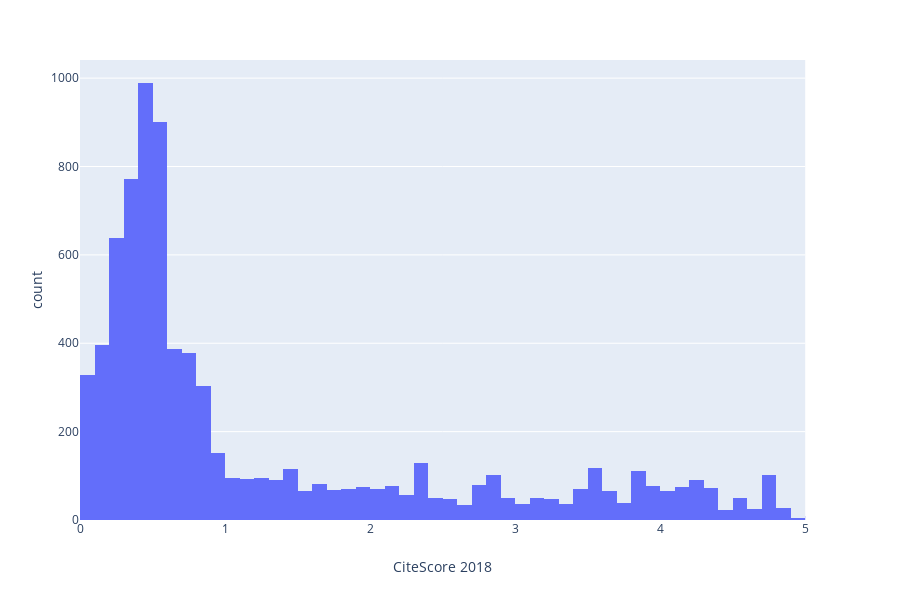

Notebook code for this chart:
### Code cell
fig = px.histogram(df_useful, x="CiteScore 2018")
fig.update_xaxes(range=[0, 5])
fig.show()

### Figure 1 — Plotly figure (JSON) as saved in the notebook; plotly's stock layout.template omitted (floating-point values rounded to 4 significant figures; data arrays with more than 128 entries replaced by an {"elided": "..."} marker saying what was removed)
{"data": [{"alignmentgroup": "True", "bingroup": "x", "hoverlabel": {"namelength": 0}, "hovertemplate": "CiteScore 2018=%{x}<br>count=%{y}", "legendgroup": "", "marker": {"color": "#636efa"}, "name": "", "offsetgroup": "", "orientation": "v", "showlegend": false, "type": "histogram", "x": {"elided": "11862 float values"}, "xaxis": "x", "yaxis": "y"}], "layout": {"barmode": "relative", "height": 600, "legend": {"tracegroupgap": 0}, "margin": {"t": 60}, "xaxis": {"anchor": "y", "domain": [0, 0.98], "range": [0, 5], "title": {"text": "CiteScore 2018"}}, "yaxis": {"anchor": "x", "domain": [0, 1], "title": {"text": "count"}}}}
